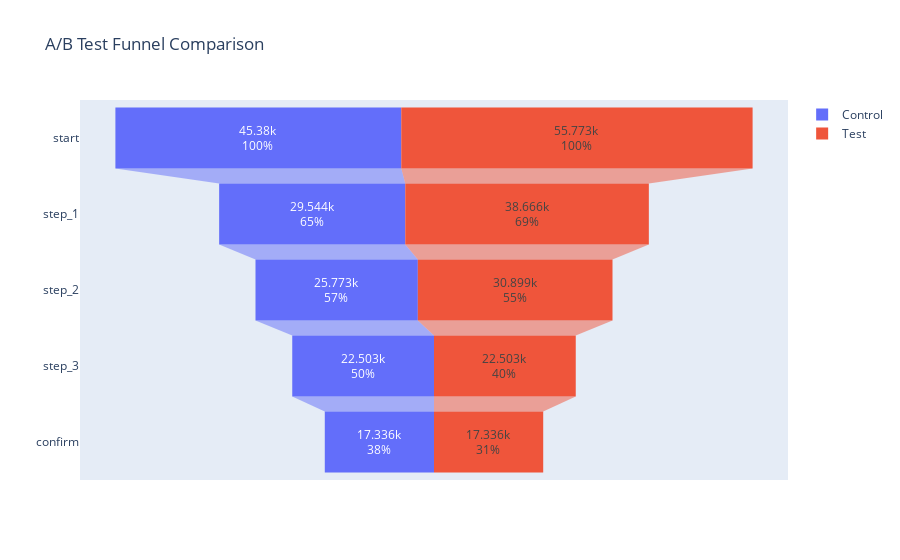

Write notebook code for a chart like this one.
### Code cell
import plotly.graph_objects as go

# Data
stages = ['start', 'step_1', 'step_2', 'step_3', 'confirm']
control = [45380, 29544, 25773, 22503, 17336] # Funnel A
test = [55773, 38666, 30899, 22503, 17336] # Funnel B


fig = go.Figure()

# Funnel A
fig.add_trace(go.Funnel(
    name='Control',
    y=stages,
    x=control,
    textinfo="value+percent initial"))

# Funnel B
fig.add_trace(go.Funnel(
    name='Test',
    y=stages,
    x=test,
    textinfo="value+percent initial"))

fig.update_layout(title="A/B Test Funnel Comparison")

fig.show()

### Figure 1 — Plotly figure (JSON) as saved in the notebook; plotly's stock layout.template omitted (floating-point values rounded to 4 significant figures)
{"data": [{"name": "Control", "textinfo": "value+percent initial", "type": "funnel", "x": [45380, 29544, 25773, 22503, 17336], "y": ["start", "step_1", "step_2", "step_3", "confirm"]}, {"name": "Test", "textinfo": "value+percent initial", "type": "funnel", "x": [55773, 38666, 30899, 22503, 17336], "y": ["start", "step_1", "step_2", "step_3", "confirm"]}], "layout": {"autosize": true, "title": {"text": "A/B Test Funnel Comparison"}, "xaxis": {"autorange": true, "range": [-56200.0, 56200.0], "type": "linear"}, "yaxis": {"autorange": true, "range": [4.5, -0.5], "type": "category"}}}
